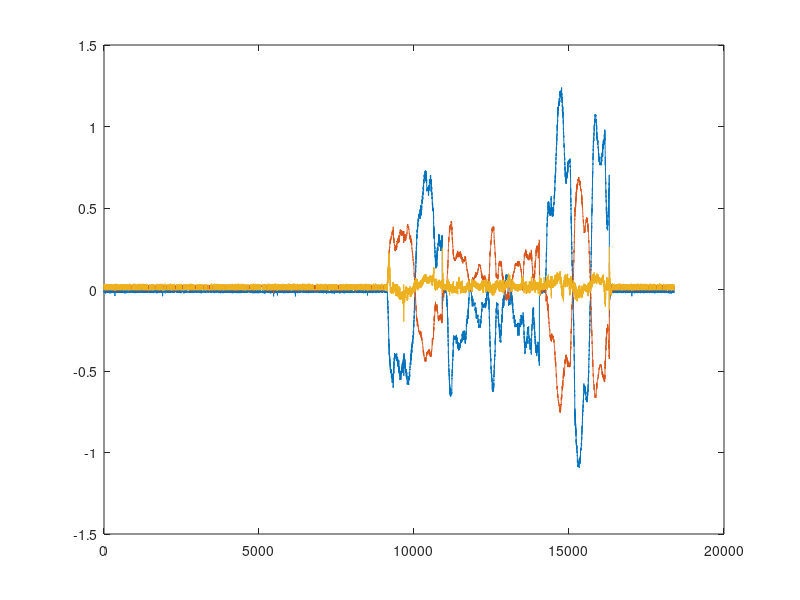
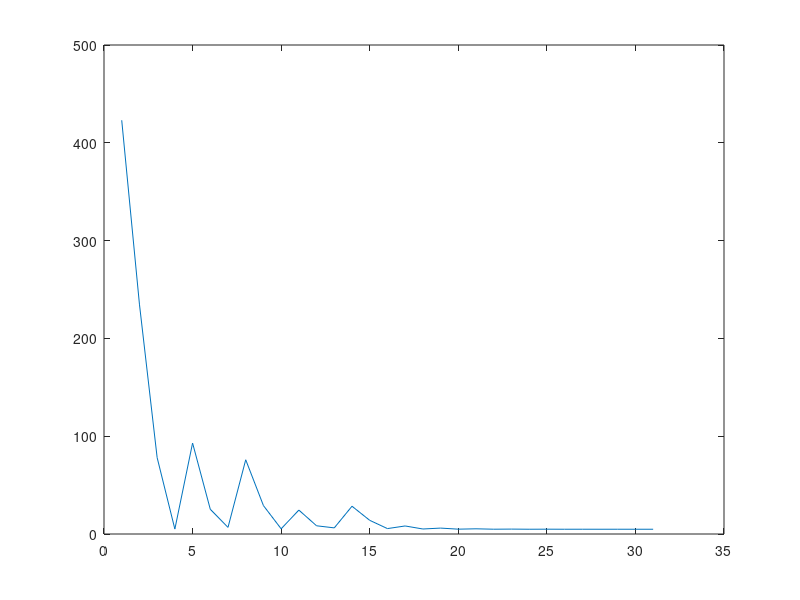

Write the MATLAB code that produced these figures, in order. (Note: this script raises an error after producing the figures.)
close all;
clear all; 

%Use data from IMU that has its horizontal plane correct. That means there
%shouldnt be much rotation around the Z axis 
load('gyro_transformed.mat'); 


plot(gyro2)

%Choose relant data. 
gyro = gyro2(10000:18000,:)


%Number of variables 
N = size(gyro,1); 

%% Cost function 

%Cost function. All elements are measurements except for last elements
%
% x(end-1) = cos(theta_z)
% x(end)   = sin(theta_z) 

fun = @(x) sum(     (x(1:N).*x(end)...    
                    + x(N+1:2*N).*x(end-1) ).^2       );  
                
%The cost function can be tried by manually entering differnt values for theta_z  
theta_z = pi/5.66

x = [gyro(:,1); gyro(:,2); cos(theta_z) ; sin(theta_z)];
tralal = fun( x  )

%% Constraints 
%Linear equality constraints 
% Aeq = [eye(2*N)         zeros(2*N,2) ; 
%        zeros(2,2*N)     zeros(2,2)  ];

%Is our measurements. 
beq = [gyro(1:N,1);gyro(1:N,2); 0 ;0]

%Linear inequality constraints 
A =[]; 
b=[]; 

%Bounds 
lb = []; 
ub = []; 

x0 = beq; 
x0(end-1) = cos(pi/2); 
x0(end)   = sin(pi/2); 

%DOESN'T WORK, WHY? 
%Non linear constraint 
% nonlcon = @nonlinconst;
% 
% x = fmincon(fun,x0,A,b,Aeq,beq,lb,ub,nonlcon); 

%% Try succesive approx in a loop 

theta = 0; 
 x = [gyro(:,1); gyro(:,2); cos(theta) ; sin(theta)];
 
 step = 0.1; 
 dir = 1; 

lastC = inf; 

iter = 1000; 
% Cvec       = zeros(iter,1); 
% THETA   = zeros(iter, 1); 
Cvec = []; 
THETA = []; 

tol = 10^-3; 

for i = 1:iter
    theta = theta + dir*step; 
    
    x(end) = sin(theta);
    x(end-1) = cos(theta); 
    C = fun(x); 
    
    %Take a smaller step backwards if it got worse, else go a bigger step
    %forward
    if C> lastC 
        step = step*0.5; 
        dir = dir*-1; 
    else 
        step = step*1.2; 
    end
    
 
    
    %Save some values 
    
%     THETA(i,:) = theta; 
%     Cvec(i,:) =C;  
    THETA = [THETA; theta];
    Cvec = [Cvec; C]; 
    
    if( abs(C-lastC) <tol ) 
        disp(['Converged! Found a rotation around the z axis ', num2str(rad2deg(theta)),' degrees']); 
        break;
    end
    
       lastC = C; 
end 


%% Plots 
close all; 

%Optimization problem 
figure; 
title('Optimization'); 

plot(Cvec);
yyaxis right; 
plot(THETA); 
legend('Cost','Angle \psi'); 
xlabel('Iteration number'); 

%Use the theta_z from optimization loop
theta_z = theta; 


 rotZ = [cos(theta_z)   -sin(theta_z)   0;
         sin(theta_z)   cos(theta_z)    0; 
         0              0               1]; 
     
  gyro_rotated = (rotZ*gyro')'; 
  
  figure; 

suptitle('Gyro');

subplot(1,2,1); 
plot(gyro)
legend('x','y','z'); 
title('Raw'); 


subplot(1,2,2); 
plot(gyro_rotated); 
legend('x','y','z'); 
title('Transformed')




